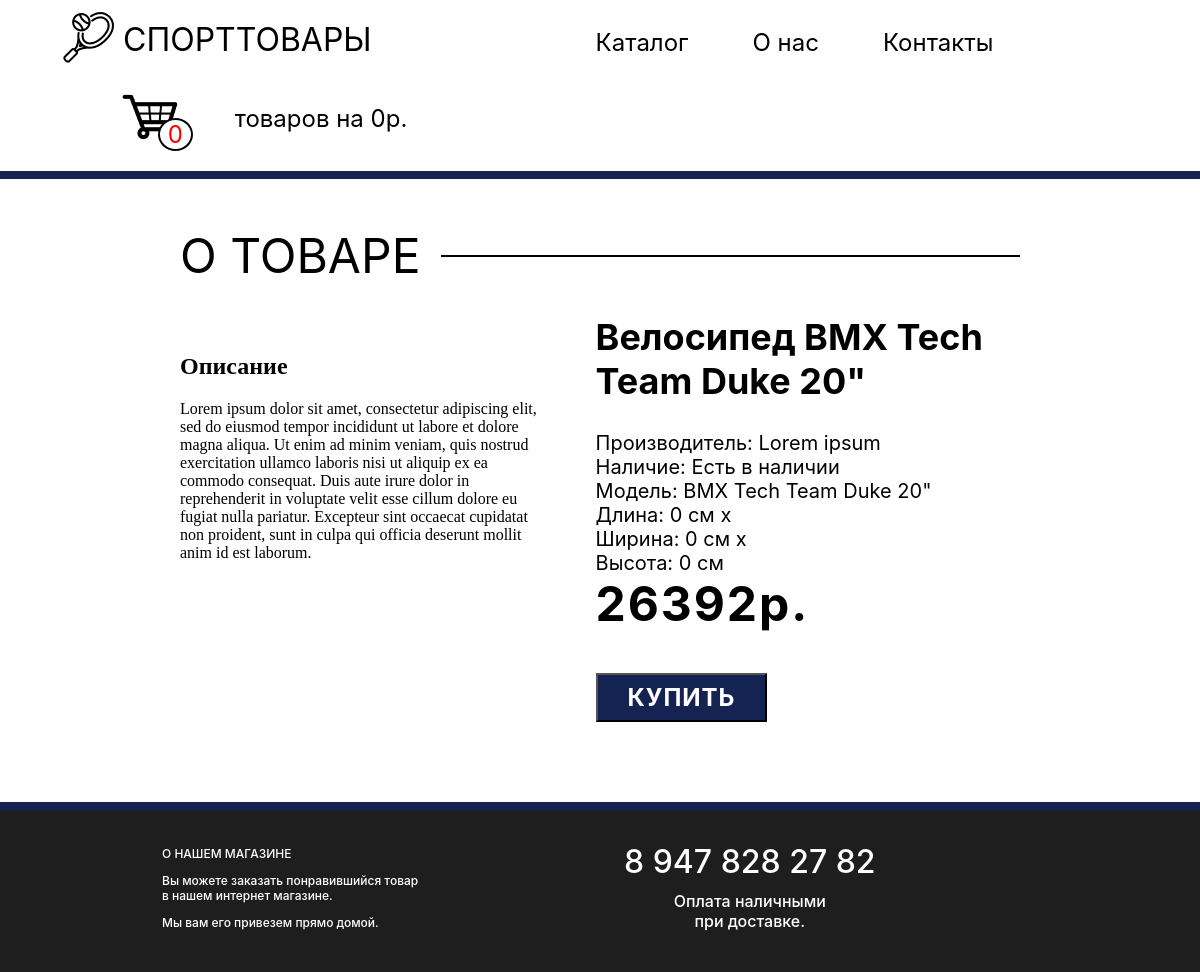
/detail/1, run on the app's committed database.
### sportproducts_app/models.py (models this page shows, shortened)
class Product(models.Model):
    title = models.CharField(max_length=500)
    price = models.IntegerField()
    discription = models.CharField(max_length=1000)
    image_url = models.CharField(max_length=1000)
    model = models.CharField(max_length=500)

### sportproducts_app/views.py (the view, shortened to what this page needs)
# urls.py: path('detail/<int:product_id>', views.detail, name='detail'),
def detail(request, product_id):
    my_products_sum = 0
    my_products_count = 0
    for product in MyProduct.objects.all():
        my_products_sum += product.price
    my_products_count = len(MyProduct.objects.all())
    context = {
        'product' : Product.objects.get(id=product_id),
        "my_products_sum" : my_products_sum,
        "my_products_count" : my_products_count,
    }
    return render(request, 'detail.html', context)

### templates/detail.html (shortened to what this page needs)
{% load static %}
<!DOCTYPE html>
<html lang="en">
<head>
    <link rel="stylesheet" href="{% static 'style.css' %}">
</head>
<body>
  <section class="navigation">
    <div class="navigation-logo">
      <img src="/static/img/index/header_2.png" alt="">
      СПОРТТОВАРЫ
    </div>
    <div class="navigation-menu">
        <a class="navigation-item" href="{% url 'index' %}#catalog">Каталог</a>
        <a class="navigation-item" href="{% url 'index' %}#about">О нас</a>
        <a class="navigation-item" href="#contacts">Контакты</a>
    </div>
    <a class="navigation-shopping_cart" href="{% url 'shopping_cart' %}">
      <img src="/static/img/index/header_1.png" alt="">
      <div class="navigation-shopping_cart-products-count">{{my_products_count}}</div>
      товаров на {{my_products_sum}}р.
    </a>
  </section>
    <section class="product-info">
      <div class="product-info-content">
        <p class="product-info-title">О ТОВАРЕ</p>
      </div>
      <div class="product-info-part-1">
        <div class="product-discription">
          <h2>Описание</h2>
          <p>{{product.discription}}</p>
        </div>
      </div>
      <div class="product-info-part-2">
        <div class="product-title">
          {{product.title}} {{product.model}}
        </div>
        <div class="product-property">
          <p>Производитель: Lorem ipsum</p>
          <p>Наличие: Есть в наличии</p>
          <p>Модель: {{product.model}}</p>
          <p>Длина: 0 см x </p>
          <p>Ширина: 0 см x </p>
          <p>Высота: 0 см</p>
        </div>
        <div class="product-info-buy">
          <div class="product-price">
            {{product.price}}р.
          </div>
          <form action="{% url 'detail' product.id %}" method="post">
            <input class="product-info-buy-btn" type="submit" name="buy_btn" value="КУПИТЬ">
          </form>
        </div>
      </div>
    </section>
    <footer id="contacts">
      <div class="footer-part-1">
        <p>О НАШЕМ МАГАЗИНЕ</p>
        <p>Вы можете заказать понравившийся товар в нашем интернет магазине.</p>
        <p>Мы вам его привезем прямо домой.</p>
      </div>
      <div class="footer-part-2">
        <p>8 947 828 27 82</p>
        <span>Оплата наличными <br>при доставке.</span>
      </div>
    </footer>
</body>
</html>

### static/style.css (style rules this page uses)
body { background-color: #1F1D1D; margin: 0; }
.navigation { background-color: white; padding-left: 58px; padding-right: 58px; padding-bottom: 36px; border-bottom: 8px solid #152353; }
.navigation-logo { display: inline-block; font-family: 'Inter'; font-style: normal; font-weight: 400; font-size: 32px; line-height: 39px; display: inline-block; margin: 0; margin-left: 5px; margin-right: 220px; }
.navigation-menu { display: inline-block; }
.navigation-item { font-family: 'Inter'; font-style: normal; font-weight: 400; font-size: 24px; line-height: 29px; color: black; text-decoration: none; margin-right: 60px; }
.navigation-shopping_cart { display: inline-block; font-family: 'Inter'; font-style: normal; font-weight: 400; font-size: 24px; line-height: 29px; text-decoration: none; color: #000; }
.navigation-logo img { transform: translateY(12px); }
.navigation-shopping_cart img { transform: translateY(24px); margin-left: 60px; }
.navigation-shopping_cart-products-count { border: 2px solid black; border-radius: 100%; display: inline-block; padding-left: 8px; padding-right: 8px; text-align: center; color: red; background-color: white; transform: translate(-35px, 16px); }
footer { border-top: 8px solid #152353; padding-left: 162px; padding-right: 162px; padding-bottom: 30px; background-color: #1E1E1E; }
.footer-part-1 { font-family: 'Inter'; font-style: normal; font-weight: 500; font-size: 12px; line-height: 15px; color: #FFFFFF; display: inline-block; width: 258px; margin-right: 200px; }
.footer-part-2 { display: inline-block; font-family: 'Inter'; font-style: normal; color: #FFFFFF; text-align: center; }
.footer-part-2 p { font-weight: 500; font-size: 32px; line-height: 39px; margin-bottom: 10px; }
.footer-part-2 span { font-weight: 500; font-size: 16px; line-height: 19px; }
.product-info { padding-left: 180px; padding-right: 180px; padding-top: 76px; padding-bottom: 80px; background-color: #fff; }
.product-info-content { border-top: 2px solid black; }
.product-info-title { font-family: 'Inter'; font-style: normal; font-weight: 400; font-size: 48px; line-height: 58px; color: #000000; margin: 0; transform: translateY(-30px); background-color: #fff; padding-right: 20px; display: inline-block; }
.product-info-part-1 { width: 49%; display: inline-block; }
.product-info-part-2 { vertical-align: top; width: 49%; display: inline-block; }
.product-property p { margin: 0; font-family: 'Inter'; font-style: normal; font-weight: 400; font-size: 20px; line-height: 24px; }
.product-title { font-family: 'Inter'; font-style: normal; font-weight: 700; font-size: 36px; line-height: 44px; margin-bottom: 28px; }
.product-price { font-family: 'Inter'; font-style: normal; font-weight: 700; font-size: 48px; line-height: 58px; margin-bottom: 40px; letter-spacing: 0.04em; }
.product-discription { width:88%; }
.product-info-buy-btn { font-family: 'Inter'; font-style: normal; font-weight: 700; font-size: 24px; line-height: 29px; text-align: center; letter-spacing: 0.04em; padding: 8px 30px 8px 30px; background: #152353; color: #fff; text-decoration: none; }
.product-property { display: inline-block; margin-right: 50px; }
.product-info-buy { display: inline-block; vertical-align: top; }

### data on the page
Product: discription "Lorem ipsum dolor sit amet, consectetur adipiscing elit, sed do eiusmod tempor incididunt ut labore et dolore magna aliqua. Ut enim ad minim veniam, quis nostrud exercitation ullamco laboris nisi ut aliquip ex ea commodo consequat. Duis aute irure dolor in reprehenderit in voluptate velit esse cillum dolore eu fugiat nulla pariatur. Excepteur sint occaecat cupidatat non proident, sunt in culpa qui officia deserunt mollit anim id est laborum.", title "Велосипед", model "BMX Tech Team Duke 20\"", price "26392"

### other printed values
{{ my_products_count }} "0"
{{ my_products_sum }} "0"
